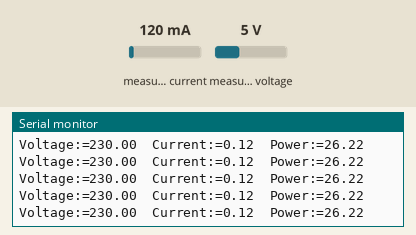
Recording of a sketch running on a simulated Arduino Uno, built with avr-gcc and run on an emulated ATmega328P. On the bench: the last lines printed to the serial monitor. The inputs (shaded band) are chosen by the test bench; at power-on: measured current 120 mA, measured voltage 5 V.

Above: at 1.2 s.
1.3 s: measured current set to 40 mA
At 1.58 s:
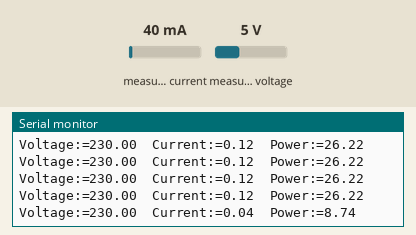
2.8 s: measured voltage set to 0.3 V
At 3.0 s:
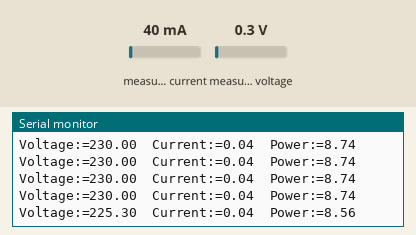
4.3 s: measured current set to 500 mA
At 4.42 s:
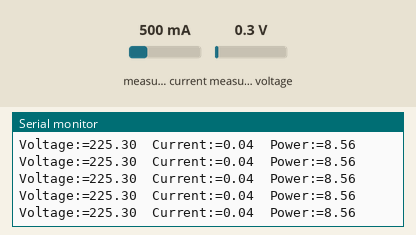
5.8 s: measured voltage set to 3.8 V
At 5.84 s:
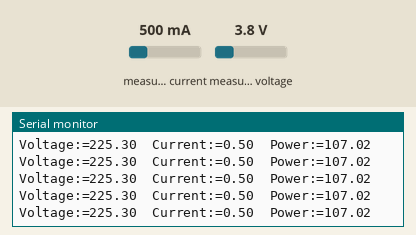
Timing chart, 0 to 8.3 s (numbered marks = the images above; inputs shaded):
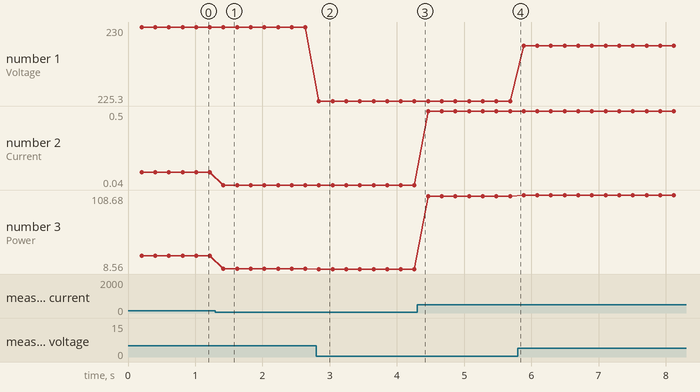

Measured:
- after the input at 1.3 s, the serial monitor: prints a new line after 0.12 s (image 1)
- after the input at 2.8 s, the serial monitor: prints a new line at once (image 2)
- plotted number 1: 230 → 225.3 after the input at 2.8 s, 225.3 → 228.8 after the input at 5.8 s
- plotted number 2: 0.12 → 0.04 after the input at 1.3 s, 0.04 → 0.5 after the input at 4.3 s
- plotted number 3: 26.22 → 8.74 after the input at 1.3 s, 8.74 → 8.56 after the input at 2.8 s, 8.56 → 107.02 after the input at 4.3 s, 107.02 → 108.68 after the input at 5.8 s

The sketch:

voltage_and_current.ino
```cpp
// (licence header left out)
#include "EmonLib.h"             // Include Emon Library
EnergyMonitor emon1;             // Create an instance

void setup()
{
  Serial.begin(115200);

  emon1.voltage(35, 86, 1.7);  // Voltage: input pin, calibration, phase_shift
  emon1.current(34, 4.75);       // Current: input pin, calibration.
}

void loop()
{
  emon1.calcVI(20,2000);         // Calculate all. No.of half wavelengths (crossings), time-out
  //emon1.serialprint();           // Print out all variables (realpower, apparent power, Vrms, Irms, power factor)

  float realPower       = emon1.realPower;        //extract Real Power into variable
  float apparentPower   = emon1.apparentPower;    //extract Apparent Power into variable
  float powerFActor     = emon1.powerFactor;      //extract Power Factor into Variable
  float supplyVoltage   = emon1.Vrms;             //extract Vrms into Variable
  float Irms            = emon1.Irms;             //extract Irms into Variable
  Serial.print("Voltage:=");
  Serial.print(supplyVoltage);
  Serial.print("  Current:=");
  Serial.print(Irms);
  Serial.print("  Power:=");
  Serial.println(realPower);
}
```
